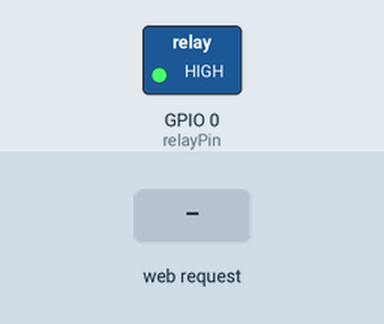
Simulated run of this sketch. Board: ESP8266 (NodeMCU). On the bench: switched loads named in the sketch (green lamp = pin HIGH). Inputs (shaded band) come from the test bench. WiFi joins after 1.5 s; servers stay silent unless stated; what the sketch prints to the serial monitor is not drawn.

Above: at 2.7 s.
2.8 s: HTTP request GET /on received
At 3.3 s:
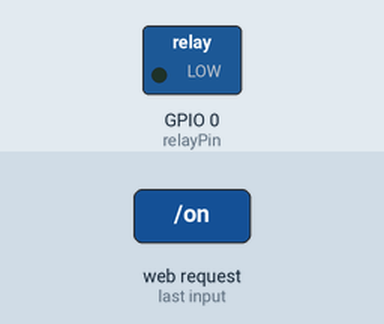
4.3 s: HTTP request GET /off received
At 5.6 s:
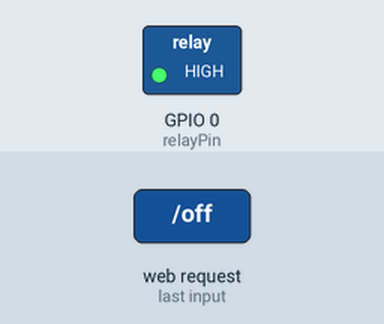
Timing chart, 0 to 7.3 s (numbered marks = the images above; inputs shaded):
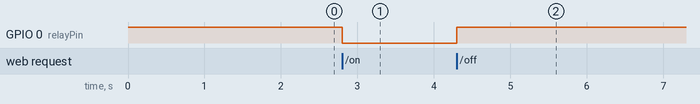

The sketch:

relay_control.ino
```cpp
#include <ESP8266WebServer.h>
#include <ESP8266WiFi.h>
#include <ESP8266mDNS.h>

// ==========================================
// CONFIGURAÇÃO WIFI
// ==========================================
const char *ssid = "RAUL";
const char *password = "24681357";

// Porta diferente para evitar conflitos (8081)
ESP8266WebServer server(8081);

const int relayPin = 0; // GPIO 0 para o relé
bool relayStatus = false;

// Página Web principal com design moderno
void handleRoot() {
  String html = "<!DOCTYPE html><html><head>";
  html +=
      "<meta name='viewport' content='width=device-width, initial-scale=1.0'>";
  html += "<meta charset='UTF-8'>";
  html += "<title>Controle de Relé ESP-01S</title>";
  html += "<style>";
  html += "body { font-family: 'Segoe UI', Tahoma, Geneva, Verdana, "
          "sans-serif; background-color: #1a1a2e; color: #ffffff; text-align: "
          "center; padding-top: 50px; }";
  html +=
      ".container { background-color: #16213e; display: inline-block; padding: "
      "40px; border-radius: 20px; box-shadow: 0 10px 30px rgba(0,0,0,0.5); }";
  html += "h1 { color: #0f3460; margin-bottom: 30px; color: #e94560; }";
  html += ".status { font-size: 1.2em; margin-bottom: 20px; }";
  html += ".btn { display: inline-block; padding: 15px 30px; font-size: 1.1em; "
          "cursor: pointer; text-decoration: none; border-radius: 10px; "
          "transition: 0.3s; margin: 10px; border: none; font-weight: bold; }";
  html += ".btn-on { background-color: #4CAF50; color: white; }";
  html += ".btn-off { background-color: #f44336; color: white; }";
  html += ".btn:hover { transform: scale(1.05); opacity: 0.9; }";
  html += "</style></head><body>";

  html += "<div class='container'>";
  html += "<h1>ESP-01S Relay Control</h1>";
  html += "<div class='status'>Status do Relé: <b>" +
          String(relayStatus ? "LIGADO" : "DESLIGADO") + "</b></div>";
  html += "<a href='/on' class='btn btn-on'>LIGAR</a>";
  html += "<a href='/off' class='btn btn-off'>DESLIGAR</a>";
  html += "</div>";

  html += "</body></html>";
  server.send(200, "text/html", html);
}

void handleOn() {
  relayStatus = true;
  digitalWrite(relayPin, LOW); // Nível lógico baixo ativa o relé
  server.sendHeader("Location", "/");
  server.send(303);
}

void handleOff() {
  relayStatus = false;
  digitalWrite(relayPin, HIGH); // Nível lógico alto desativa o relé
  server.sendHeader("Location", "/");
  server.send(303);
}

void setup() {
  pinMode(relayPin, OUTPUT);
  digitalWrite(relayPin, HIGH); // Inicia desligado

  Serial.begin(115200);
  delay(10);

  Serial.println();
  Serial.print("Conectando em ");
  Serial.println(ssid);

  WiFi.begin(ssid, password);

  while (WiFi.status() != WL_CONNECTED) {
    delay(500);
    Serial.print(".");
  }

  Serial.println("");
  Serial.println("WiFi conectado!");
  Serial.print("Endereço IP: ");
  Serial.println(WiFi.localIP());
  Serial.println("Porta: 8081");

  server.on("/", handleRoot);
  server.on("/on", handleOn);
  server.on("/off", handleOff);

  server.begin();
  Serial.println("Servidor HTTP iniciado");

  // Configuração do mDNS (acesso via http://esp-rele.local:8081)
  if (MDNS.begin("esp-rele")) {
    Serial.println("mDNS iniciado: http://esp-rele.local:8081");
  }
}

void loop() {
  MDNS.update();
  server.handleClient();
}
```

Measured:
- after the input at 2.8 s, GPIO 0 (relayPin): HIGH → LOW at once
- after the input at 4.3 s, GPIO 0 (relayPin): LOW → HIGH at once
